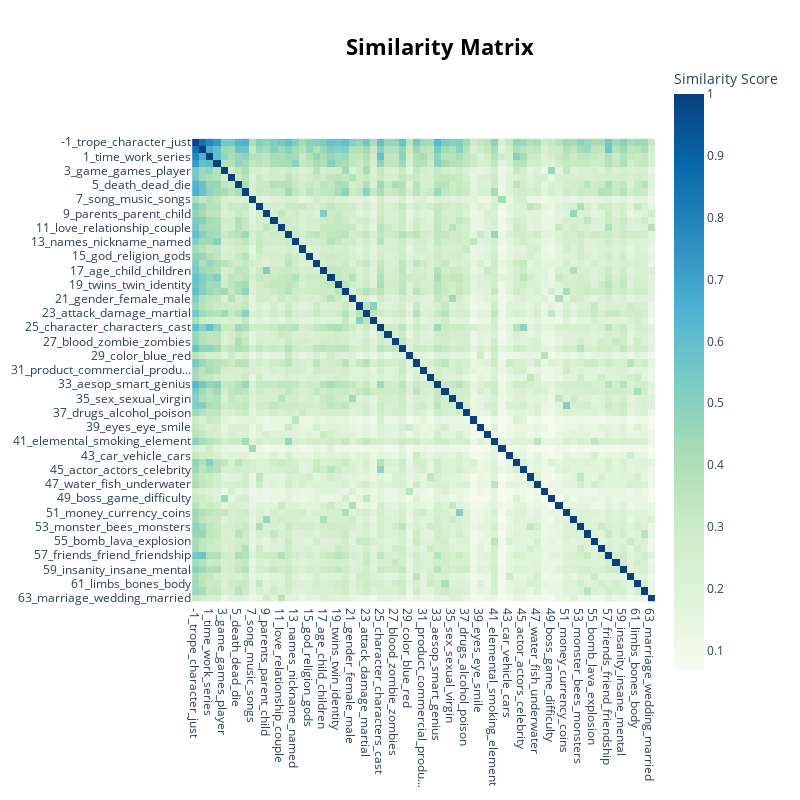

Here is the notebook cell this chart was saved with:
### Code cell
topic_model.visualize_heatmap()

### Figure 1 — Plotly figure (JSON) as saved in the notebook; plotly's stock layout.template omitted (floating-point values rounded to 4 significant figures; data arrays with more than 128 entries replaced by an {"elided": "..."} marker saying what was removed)
{"data": [{"coloraxis": "coloraxis", "hovertemplate": "x: %{x}<br>y: %{y}<br>Similarity Score: %{z}<extra></extra>", "name": "0", "type": "heatmap", "x": ["-1_trope_character_just", "0_evil_villain_good", "1_time_work_series", "2_language_words_word", "3_game_games_player", "4_wear_dress_clothes", "5_death_dead_die", "6_powers_power_magic", "7_song_music_songs", "8_animal_animals_dog", "9_parents_parent_child", "10_cop_police_crime", "11_love_relationship_couple", "12_light_darkness_sun", "13_names_nickname_named", "14_food_eat_eating", "15_god_religion_gods", "16_camera_animation_shot", "17_age_child_children", "18_accent_black_white", "19_twins_twin_identity", "20_item_macguffin_items", "21_gender_female_male", "22_gun_guns_weapon", "23_attack_damage_martial", "24_weapon_sword_weapons", "25_character_characters_cast", "26_dream_dreams_sleep", "27_blood_zombie_zombies", "28_horror_puppet_fear", "29_color_blue_red", "30_elevator_falling_glass", "31_product_commercial_produ...", "32_robot_robots_mecha", "33_aesop_smart_genius", "34_gesture_finger_hand", "35_sex_sexual_virgin", "36_money_rich_wealth", "37_drugs_alcohol_poison", "38_title_titles_pun", "39_eyes_eye_smile", "40_school_teacher_schools", "41_elemental_smoking_element", "42_metal_rock_bands", "43_car_vehicle_cars", "44_ending_endings_twist", "45_actor_actors_celebrity", "46_humans_aliens_alien", "47_water_fish_underwater", "48_hair_beard_hairstyle", "49_boss_game_difficulty", "50_gay_yuri_straight", "51_money_currency_coins", "52_baby_pregnancy_pregnant", "53_monster_bees_monsters", "54_prison_escape_prisoners", "55_bomb_lava_explosion", "56_transformation_shapeshif...", "57_friends_friend_friendship", "58_doctor_medical_heart", "59_insanity_insane_mental", "60_ship_cool_tanks", "61_limbs_bones_body", "62_torture_trap_victim", "63_marriage_wedding_married"], "xaxis": "x", "y": ["-1_trope_character_just", "0_evil_villain_good", "1_time_work_series", "2_language_words_word", "3_game_games_player", "4_wear_dress_clothes", "5_death_dead_die", "6_powers_power_magic", "7_song_music_songs", "8_animal_animals_dog", "9_parents_parent_child", "10_cop_police_crime", "11_love_relationship_couple", "12_light_darkness_sun", "13_names_nickname_named", "14_food_eat_eating", "15_god_religion_gods", "16_camera_animation_shot", "17_age_child_children", "18_accent_black_white", "19_twins_twin_identity", "20_item_macguffin_items", "21_gender_female_male", "22_gun_guns_weapon", "23_attack_damage_martial", "24_weapon_sword_weapons", "25_character_characters_cast", "26_dream_dreams_sleep", "27_blood_zombie_zombies", "28_horror_puppet_fear", "29_color_blue_red", "30_elevator_falling_glass", "31_product_commercial_produ...", "32_robot_robots_mecha", "33_aesop_smart_genius", "34_gesture_finger_hand", "35_sex_sexual_virgin", "36_money_rich_wealth", "37_drugs_alcohol_poison", "38_title_titles_pun", "39_eyes_eye_smile", "40_school_teacher_schools", "41_elemental_smoking_element", "42_metal_rock_bands", "43_car_vehicle_cars", "44_ending_endings_twist", "45_actor_actors_celebrity", "46_humans_aliens_alien", "47_water_fish_underwater", "48_hair_beard_hairstyle", "49_boss_game_difficulty", "50_gay_yuri_straight", "51_money_currency_coins", "52_baby_pregnancy_pregnant", "53_monster_bees_monsters", "54_prison_escape_prisoners", "55_bomb_lava_explosion", "56_transformation_shapeshif...", "57_friends_friend_friendship", "58_doctor_medical_heart", "59_insanity_insane_mental", "60_ship_cool_tanks", "61_limbs_bones_body", "62_torture_trap_victim", "63_marriage_wedding_married"], "yaxis": "y", "z": {"elided": "65x65 float values"}}], "layout": {"coloraxis": {"colorbar": {"title": {"text": "Similarity Score"}}, "colorscale": [[0, "rgb(247,252,240)"], [0.125, "rgb(224,243,219)"], [0.25, "rgb(204,235,197)"], [0.375, "rgb(168,221,181)"], [0.5, "rgb(123,204,196)"], [0.625, "rgb(78,179,211)"], [0.75, "rgb(43,140,190)"], [0.875, "rgb(8,104,172)"], [1, "rgb(8,64,129)"]]}, "height": 800, "hoverlabel": {"bgcolor": "white", "font": {"family": "Rockwell", "size": 16}}, "legend": {"title": {"text": "Trend"}}, "margin": {"t": 60}, "showlegend": true, "title": {"font": {"color": "Black", "size": 22}, "text": "<b>Similarity Matrix", "x": 0.55, "xanchor": "center", "y": 0.95, "yanchor": "top"}, "width": 800, "xaxis": {"anchor": "y", "constrain": "domain", "domain": [0, 1], "scaleanchor": "y"}, "yaxis": {"anchor": "x", "autorange": "reversed", "constrain": "domain", "domain": [0, 1]}}}
